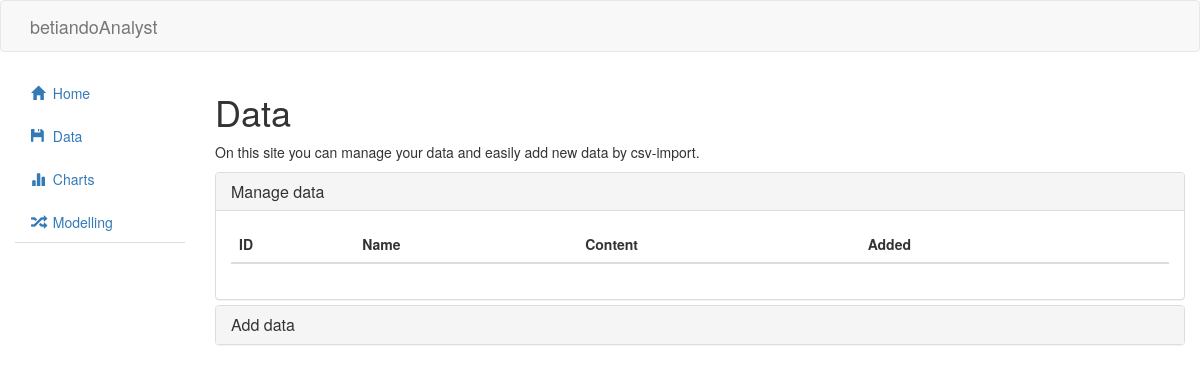
Page /data on the earlier database version.
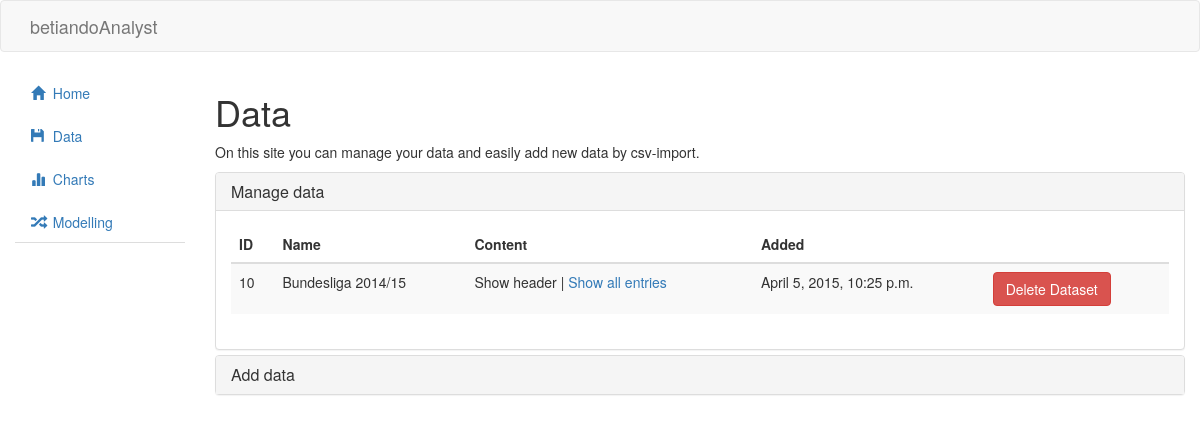
Same page on the later database version.
### analyst/models.py (models this page shows, shortened)
class Dataset(models.Model):
	name = models.CharField(max_length=256)
	created = models.DateTimeField(auto_now_add=True)
	content = models.TextField()

### analyst/views.py (the view)
# urls.py: url(r'^data$', 'analyst.views.data', name='data'),
def data(request):
	if request.method == 'POST':
		print (request.POST['deleteid'])
		if int(request.POST['deleteid'])>0:
			ds = Dataset.objects.get(id = request.POST['deleteid'])
			ds.delete()
			form = ModelFormCSVFile()
		else:
			form = ModelFormCSVFile(request.POST, request.FILES)
			if form.is_valid():
				print (request.POST)
				ds = Dataset(name=request.POST['name'], content = request.FILES['csvfile'])
				ds.save()
	else:
		form = ModelFormCSVFile()
	datasets = Dataset.objects.order_by('-name')
	context = {'datasets': datasets, 'form': form}
	return render(request, 'analyst/data.html', context)

### analyst/forms.py
class ModelFormCSVFile(forms.Form):
    name = forms.CharField(max_length=255)
    csvfile = forms.FileField()

### analyst/templates/analyst/data.html (shortened to what this page needs)
{% extends "analyst/index.html" %}
{% block content %}
<h1>Data</h1>
<p>
	On this site you can manage your data and easily add new data by csv-import.
</p>
<div class="panel-group" id="accordion" role="tablist" aria-multiselectable="true">
  <div class="panel panel-default">
    <div class="panel-heading" role="tab" id="headingOne">
      <h4 class="panel-title">
        <a data-toggle="collapse" data-parent="#accordion" href="#collapseOne" aria-expanded="true" aria-controls="collapseOne">
          Manage data
        </a>
      </h4>
    </div>
    <div id="collapseOne" class="panel-collapse collapse in" role="tabpanel" aria-labelledby="headingOne">
      <div class="panel-body">
        <table class="table table-striped">
		  <thead>
			  <tr>
				<th>ID</th>
				<th>Name</th>
				<th>Content</th>
				<th>Added</th>
				<th></th>
			  </tr>
		  </thead>
		  <tbody>
			{% for item in datasets %}
					<tr>
						<td>{{ item.id }}</td>
						<td>{{ item.name }}</td>
						<td>Show header | <a href="{% url 'dataallentries' item.id %}">Show all entries</a></td>
						<td>{{ item.created }}</td>
						<td>
							<form method="post" action="">
							<input type="submit" class="btn btn-danger" value="Delete Dataset"/>
							</form>
						</td>
					</tr>
			{% endfor %}
		  </tbody>
		</table>
	  </div>
    </div>
  </div>
  <div class="panel panel-default">
    <div class="panel-heading" role="tab" id="headingTwo">
      <h4 class="panel-title">
        <a class="collapsed" data-toggle="collapse" data-parent="#accordion" href="#collapseTwo" aria-expanded="false" aria-controls="collapseTwo">
          Add data
        </a>
      </h4>
    </div>
		  {% load bootstrap3 %}
  </div>
</div>
{% endblock %}

### analyst/templates/analyst/index.html (shortened to what this page needs)
<!DOCTYPE html PUBLIC "-//W3C//DTD XHTML 1.0 Strict//EN"
	"http://www.w3.org/TR/xhtml1/DTD/xhtml1-strict.dtd">
<html xmlns="http://www.w3.org/1999/xhtml" xml:lang="en" lang="en">
<head>
	{% load bootstrap3 %}
	{% bootstrap_css %}
</head>
<body>
	<nav class="navbar navbar-default">
		<div class="container">
			<div class="navbar-header">
				<a class="navbar-brand" href="#">betiandoAnalyst</a>
			</div>
		</div>
	</nav>
	<div class="container-fluid">
		<div class="row">
			<div class="col-sm-2">
				<ul class="nav nav-tabs nav-stacked">
					<li><a href="{% url 'home' %}"><span class="glyphicon glyphicon-home" aria-hidden="true"></span>&nbsp;&nbsp;Home</a></li>
					<li><a href="{% url 'data' %}"><span class="glyphicon glyphicon-floppy-disk" aria-hidden="true"></span>&nbsp;&nbsp;Data</a></li>
					<li><a href=""><span class="glyphicon glyphicon-stats" aria-hidden="true"></span>&nbsp;&nbsp;Charts</a></li>
					<li><a href=""><span class="glyphicon glyphicon-random" aria-hidden="true"></span>&nbsp;&nbsp;Modelling</a></li>
				</ul>
			</div>
			<div class="col-sm-10">
				{% block content %}
				{% endblock %}
			</div>
		</div>
	</div>
</body>
</html>

Differences in the rows shown:
added Dataset: id "10", name "Bundesliga 2014/15", created "April 5, 2015, 10:25 p.m."
